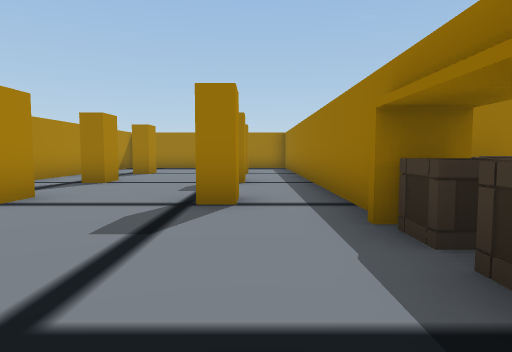
[1] (above)

18 first-person views from a walk through a Unity game level. The camera is 1.3 m above the floor, tilts 4° down and sees 75° across. The floor is counted in squares, 2 m on a side. Each view is taken from the middle of a square. On the plan, view 1 faces up. The plan holds only what a view shows up to about 10 squares ahead; the rest is blank. The place goes on beyond the plan. The player character is not drawn. Some animated figures are left out. Door leaves are left out, so doorways stand open.

[2]
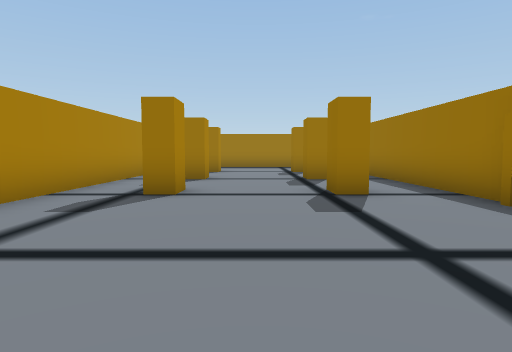

[3]
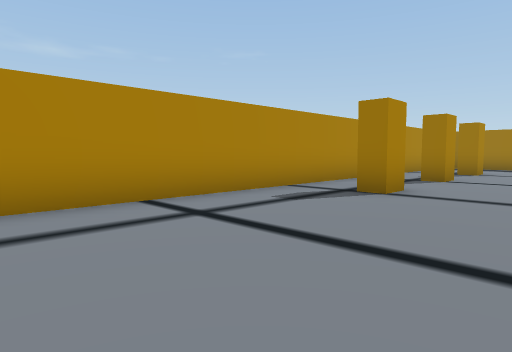

[4]
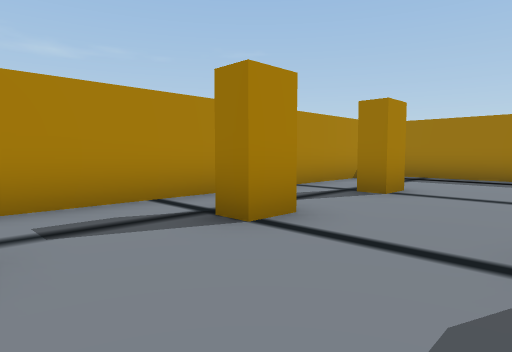

[5]
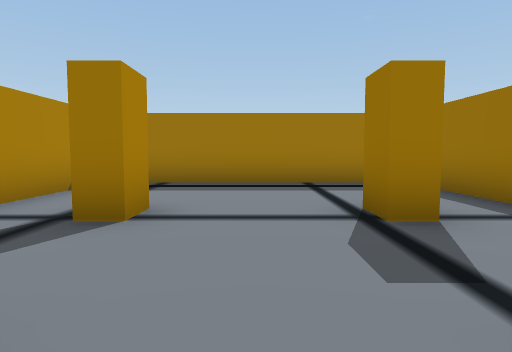

[6]
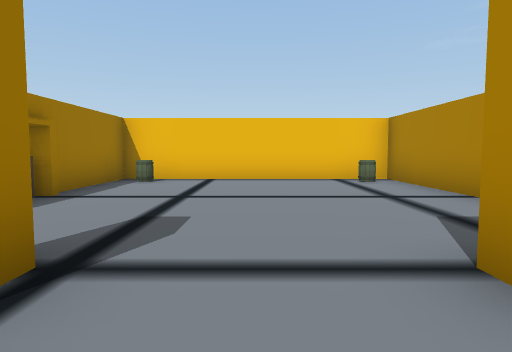

[7]
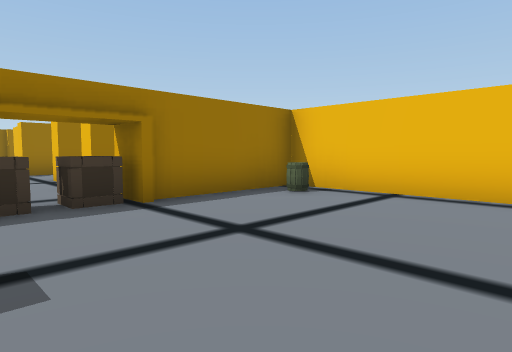

[8]
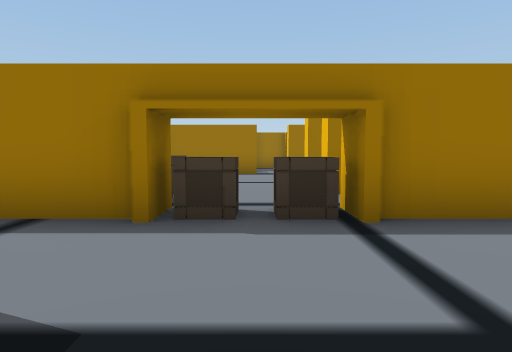

[9]
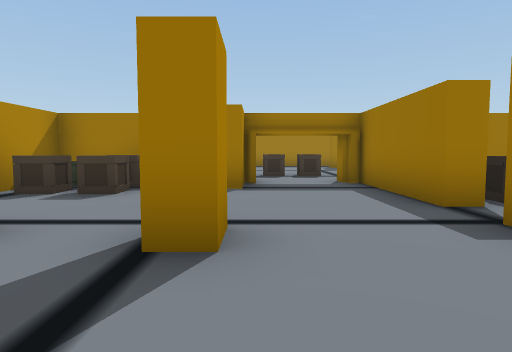

[10]
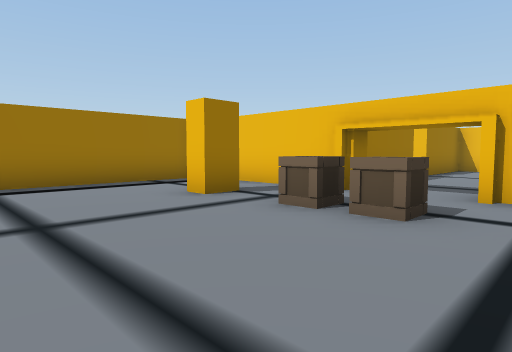

[11]
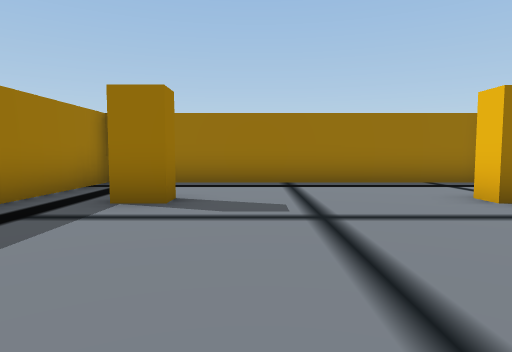

[12]
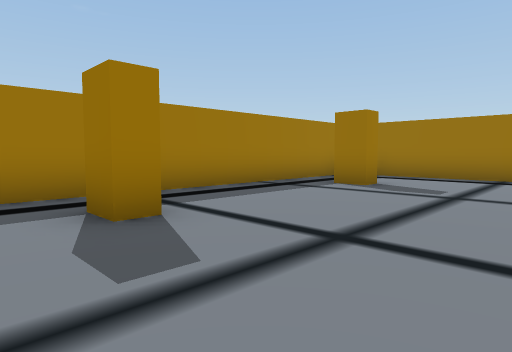

[13]
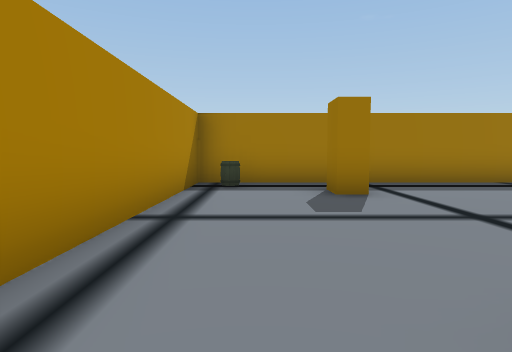

[14]
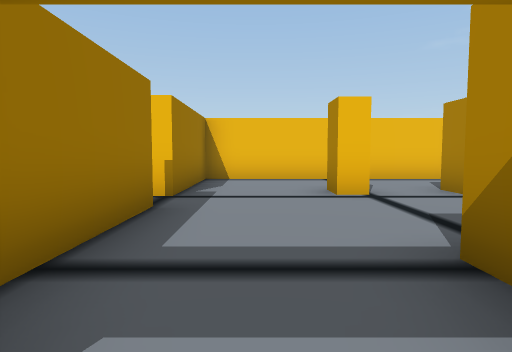

[15]
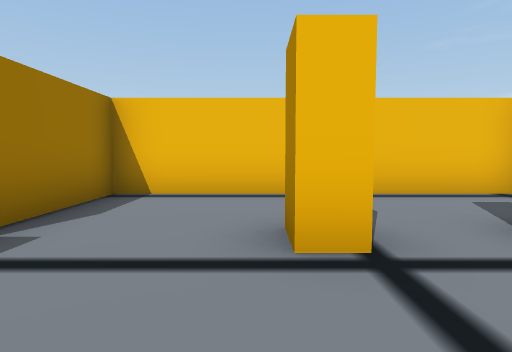

[16]
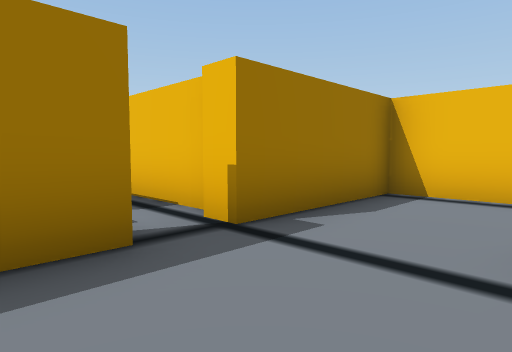

[17]
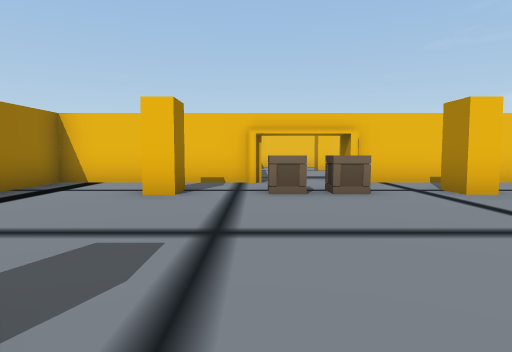

[18]
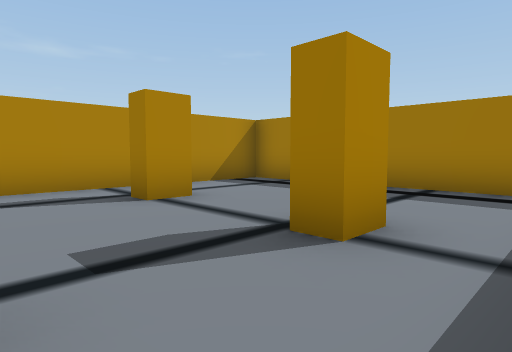

### Floor plan
Points are (right, up) in squares from view 1. A wall is a line through its corners. A room is listed if a view was taken in it or the views show most of it. See-through windows are left out.
Room 1 (views 1, 2, 3, 4, 5, 6, 7, 8, 9, 15, 16, 18)
walls: (1.3, 4.4) (1.3, 12.9); (2.6, 5.2) (1.8, 5.2) (1.8, 4.4); (5.7, 5.1) (5.7, 3.9); (6, 6) (6, 5.1); (1.9, -2.3) (8.2, -2.3) (8.2, 1); (8.2, 1.9) (8.2, 5.2) (7.9, 5.2); (0.4, 14.2) (-5.2, 14.2) (-5.2, -2.3) (1.3, -2.3) (1.3, 0.6)
ways out: opening at (7, 5) to room 2; open door at (8.3, 1.3)
objects: other object (-4, -1); other object (-3, 10) to (-3, 11); other object (1, -1); other object (1, 1) to (2, 1); other object (1, 3); other object (2, 3) to (2, 4); other object (3, 5); other object (4, 3); other object (4, 5)
Room 2 (views 10, 11, 12, 13, 14, 17)
walls: (8.1, 5.7) (12.2, 5.7) (12.2, 14.2) (1.8, 14.2) (1.8, 8.5); (7.9, 5.2) (7.9, 6); (4.5, 5.7) (5.9, 5.7)
ways out: opening at (7, 5) to room 1
objects: other object (3, 14); other object (7, 7); other object (8, 7)

Where each view was taken, in squares from view 1:
view 1: 0 up, 0 right, facing up
view 2: 1 down, 2 left, facing up
view 3: 1 down, 1 left, facing up-left
view 4: 5 up, 1 left, facing up-left
view 5: 7 up, 2 left, facing up
view 6: 6 up, 2 left, facing down
view 7: 3 up, 3 left, facing down-right
view 8: 2 up, 2 left, facing right
view 9: 2 down, 6 right, facing up
view 10: 11 up, 5 right, facing down-right
view 11: 11 up, 5 right, facing right
view 12: 9 up, 3 right, facing up-right
view 13: 7 up, 3 right, facing up
view 14: 6 up, 7 right, facing down
view 15: 3 up, 6 right, facing down
view 16: 3 up, 6 right, facing down-right
view 17: 13 up, 8 right, facing down
view 18: 8 up, 1 right, facing up-left
